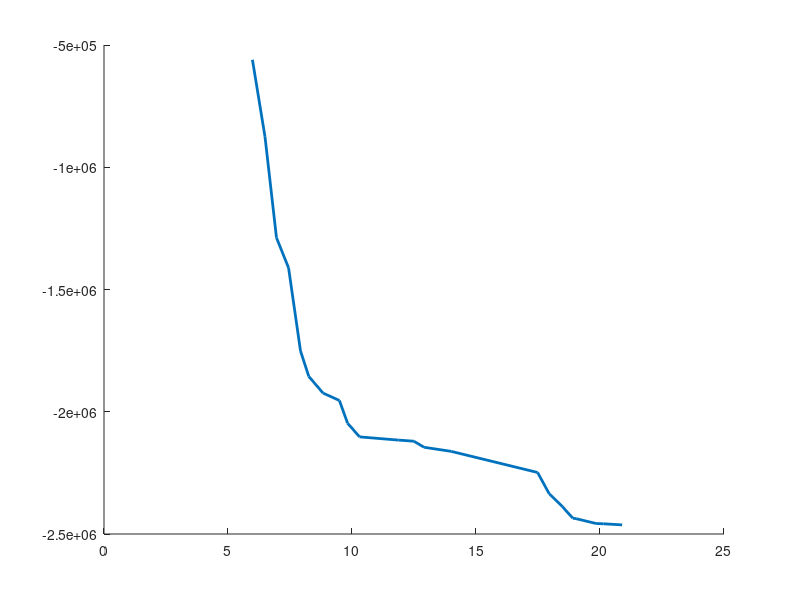
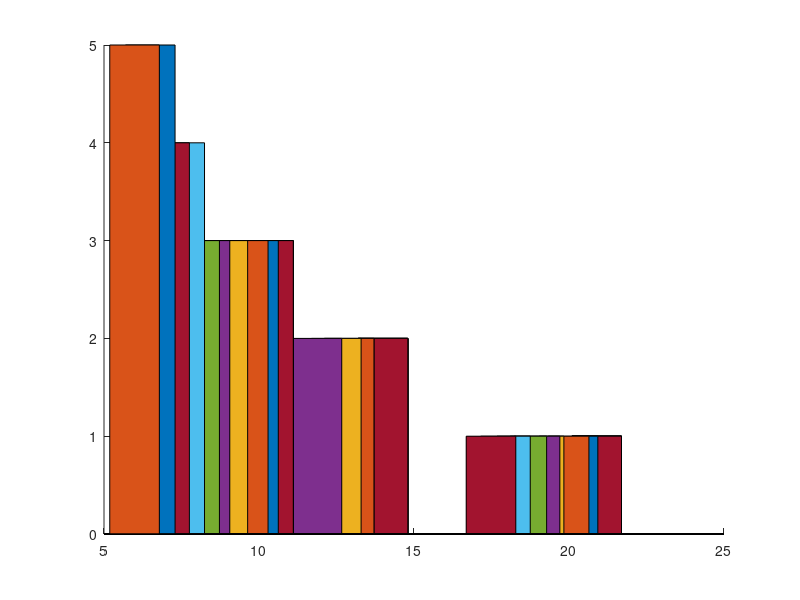

The MATLAB script that drew these images, in order: (Note: a time limit stopped this script after it produced the figures.)
% Postprocessing:
clear; close all;
% load('constrained_opt_it_77988.mat')
load('constrained_opt_20190526.mat')

waittime_ubs = 24:-0.5:6;  % constraints (waittime upper bounds)
nconstr = length(waittime_ubs); % Constraint levels
nsol = length(it_improve); % Number of solutions

% vpath = 'C:\Users\alexg\Documents\SimulationOptimization\SimulationProject\figs\pareto_evolution\';
% vid=VideoWriter('test.mp4', 'MPEG-4');
% % vid.FrameRate=10;
% open(vid)
% 
% figure('Position', [1 0 1600 1200]);
% hax = axes;
% for i = 1:nsol-1
%     for k = 1:nconstr
%         p.values(i,k,:) = [pareto(i,k).values(1), pareto(i,k).values(2)];
%         p.params(i,k) = pareto(i,k).params;
%     end
%     p.constr(i) = waittime_ubs(pareto(i,1).constr);
%     p.it(i) = pareto(i,1).it;
%     
%     plot(p.values(i,:,1), p.values(i,:,2),'LineWidth',2)
%     xlim([min(waittime_ubs)-1, max(waittime_ubs)+1]);
%     hold on;
%     if i ~= nsol-1
%         line([p.constr(i) p.constr(i)],get(hax,'YLim'),'Color',[1 0 0],'LineWidth',1)
%     end
%     yl = get(gca,'ylim');
%     xl = get(gca,'xlim');
%     text(xl(1) + 16.5, yl(2) - 0.06*(yl(2)-yl(1)), ['it = ' num2str(p.it(i))])
%     plot([xl(1) xl(2)], [0 0], 'Color', 'black', 'LineWidth', 0.5)
%     xlabel('average waittime [s]');
%     ylabel('profit [CHF]');
%     hold off;
%     set(gcf, 'color', 'white')
%     writeVideo(vid, getframe(gcf));
% %     pause(0.02)
%     
% %     fname = [vpath 'pareto_evolve' num2str(i) '.png'];
% %     export_fig(fname, '-transparent', '-nocrop')
% end
% close(vid)
% return

figure; hold on;
for i = 1:nsol-1
    clf; hold all;
    for k = 1:nconstr
        p.values(i,k,:) = [pareto(i,k).values(1), pareto(i,k).values(2)];
        p.params(i,k) = pareto(i,k).params;
    end
    p.constr(i) = waittime_ubs(pareto(i,1).constr);
    p.it(i) = pareto(i,1).it;
    
    plot(p.values(i,:,1), p.values(i,:,2),'LineWidth',2)
%         plot(pareto(i,k).values(1), pareto(i,k).values(2))
%         pareto(i,k).values(1), pareto(i,k).values(2);
%         scatter(pareto(i,k).values(1), pareto(i,k).values(2));
%     end
%     drawnow
%     pause(0.02)
end

figure; hold on;
for k = 1:nconstr
    bar(clvl(k).value(end,1), clvl(k).params(end).FreqOffPeak);
end
